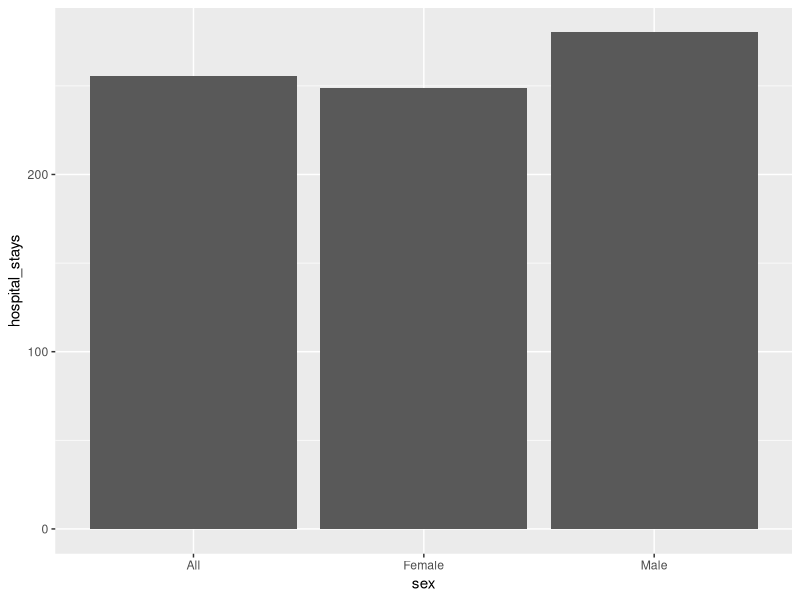
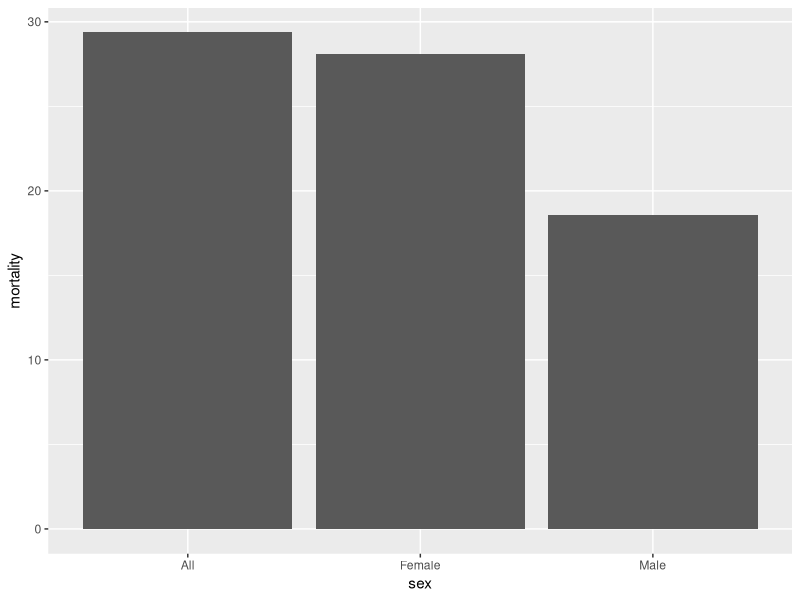
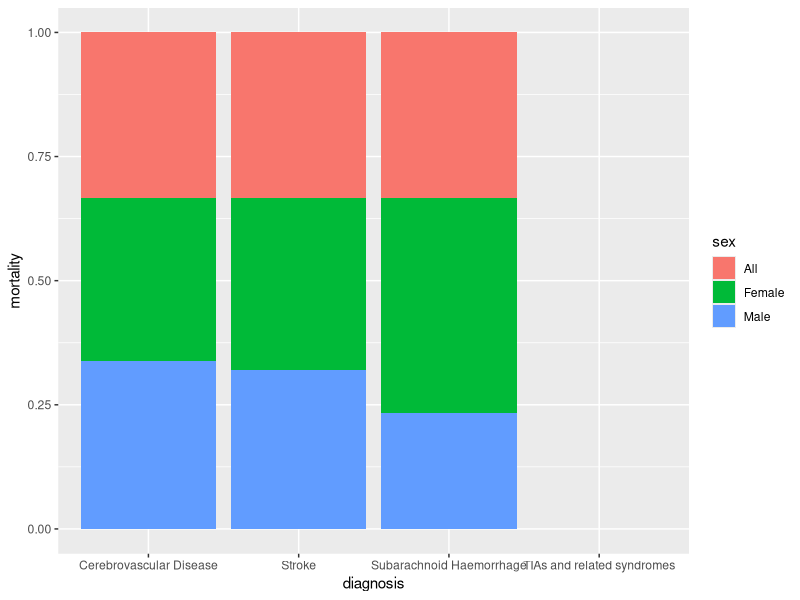
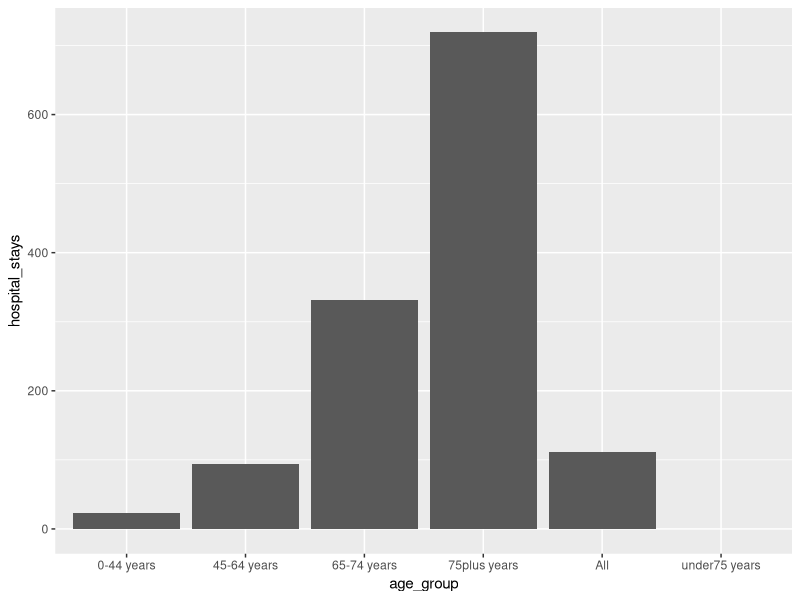
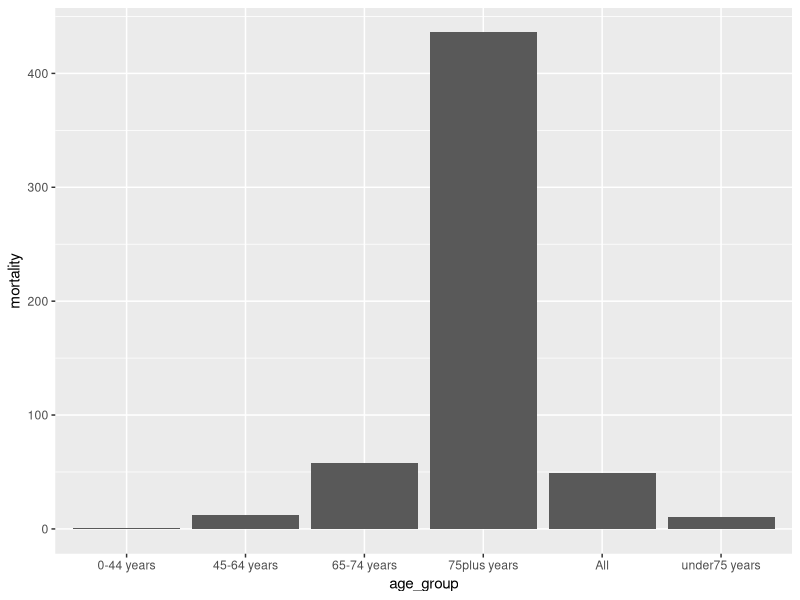
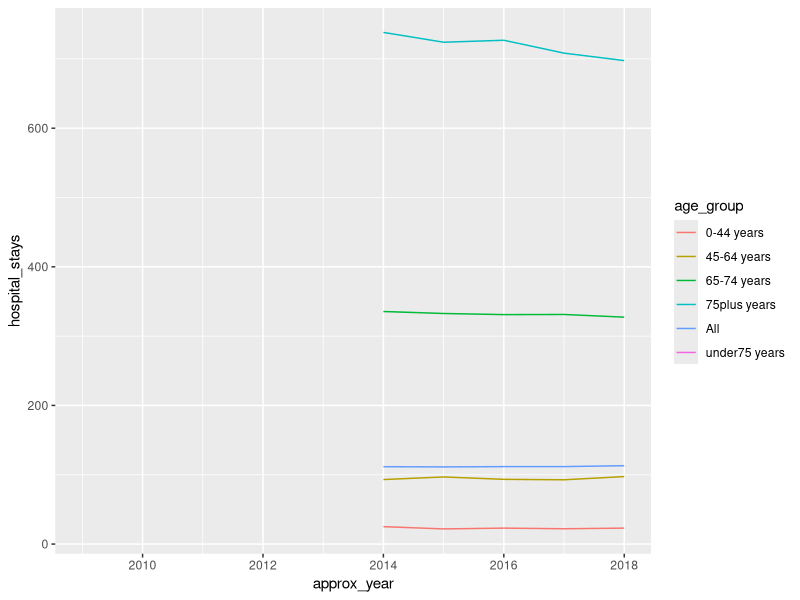
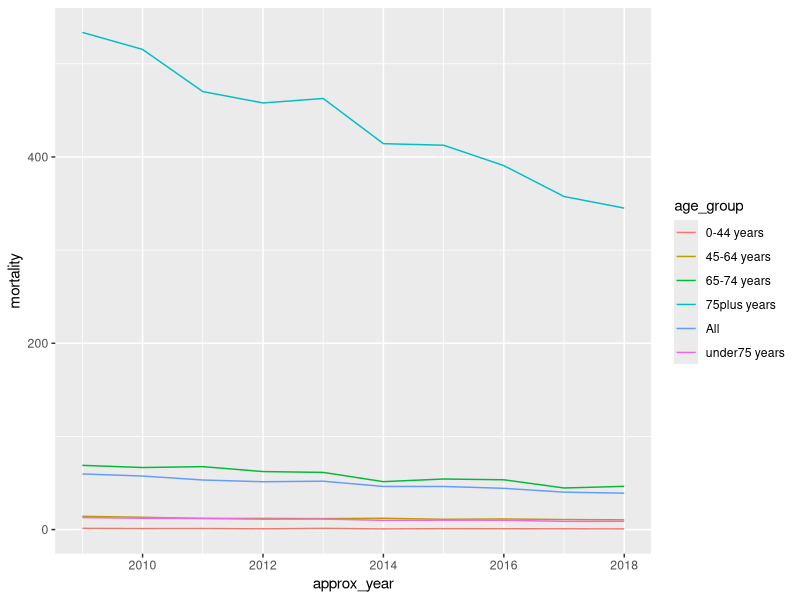
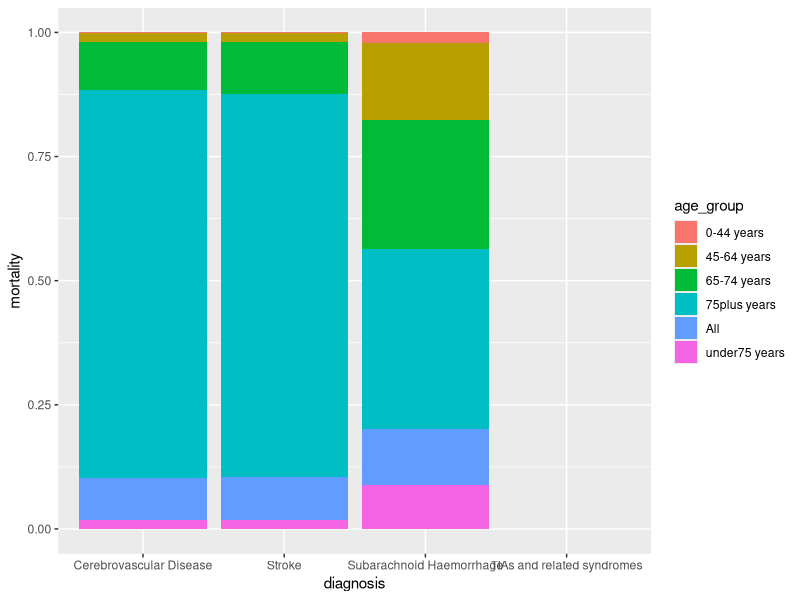

Source code (R) for these figures, in order:
## ---- chunk 1
library(tidyverse)
## ---- chunk 2
council_strokesbyca <- read_csv("../../data/clean_data/strokes_byca.csv",
                                col_types = cols(hospitalstays = col_double(),
                                            crude_rate_stays = col_double()))
healthboard_strokesbyhb <- read_csv("../../data/clean_data/strokes_byhb.csv",
                                col_types = cols(hospitalstays = col_double(),
                                            crude_rate_stays = col_double()))
## ---- chunk 3
council_strokesbyca %>% 
  group_by(sex) %>% 
  summarise(hospital_stays = mean(crude_rate_stays, na.rm = TRUE)) %>% 
  ggplot() +
  aes(x = sex, y = hospital_stays) +
  geom_col()
## ---- chunk 4
council_strokesbyca %>% 
  group_by(sex) %>% 
  summarise(mortality = mean(crude_rate_mortality, na.rm = TRUE)) %>% 
  ggplot() +
  aes(x = sex, y = mortality) +
  geom_col()
## ---- chunk 5
council_strokesbyca %>% 
  group_by(sex, diagnosis) %>%
  summarise(mortality = mean(easr_mortality, na.rm = TRUE)) %>% 
  ggplot() +
    aes(x = diagnosis, y = mortality, group = sex, fill = sex) +
  geom_col(position = "fill")
## ---- chunk 6
council_strokesbyca %>% 
  group_by(age_group) %>% 
  summarise(hospital_stays = mean(crude_rate_stays, na.rm = TRUE)) %>% 
  ggplot() +
  aes(x = age_group, y = hospital_stays) +
  geom_col()
## ---- chunk 7
council_strokesbyca %>% 
  group_by(age_group) %>% 
  summarise(mortality = mean(easr_mortality, na.rm = TRUE)) %>% 
  ggplot() +
  aes(x = age_group, y = mortality) +
  geom_col()
## ---- chunk 8
council_strokesbyca %>% 
  group_by(age_group, approx_year) %>% 
  summarise(hospital_stays = mean(crude_rate_stays, na.rm = TRUE)) %>% 
  ggplot() +
  aes(x = approx_year, y = hospital_stays, group = age_group, col = age_group) +
  geom_line()
## ---- chunk 9
council_strokesbyca %>% 
  group_by(age_group, approx_year) %>% 
  summarise(mortality = mean(easr_mortality, na.rm = TRUE)) %>% 
  ggplot() +
  aes(x = approx_year, y = mortality, group = age_group, col = age_group) +
  geom_line()
## ---- chunk 10
council_strokesbyca %>% 
  group_by(age_group, diagnosis) %>%
  summarise(mortality = mean(easr_mortality, na.rm = TRUE)) %>% 
  ggplot() +
    aes(x = diagnosis, y = mortality, group = age_group, fill = age_group) +
  geom_col(position = "fill")
## ---- chunk 11
council_strokesbyca %>% 
  group_by(age_group, diagnosis) %>%
  summarise(mortality = mean(easr_mortality, na.rm = TRUE)) %>% 
  ggplot() +
    aes(x = age_group, y = mortality, group = diagnosis, fill = diagnosis) +
  geom_col(position = "fill") +
  theme(axis.text.x = element_text(angle = 90, vjust = 0.5, hjust=1)) +
  labs(
    title = "Proportion of diagnoses by age group"
  )
## ---- chunk 12
council_strokesbyca %>% 
  filter(diagnosis == "Subarachnoid Haemorrhage") %>% 
  group_by(age_group, approx_year) %>% 
  summarise(mortality = mean(easr_mortality, na.rm = TRUE)) %>% 
  ggplot() +
  aes(x = approx_year, y = mortality, group = age_group, col = age_group) +
  geom_line()
## ---- chunk 13
council_strokesbyca %>% 
  filter(age_group != "All" & age_group != "under75 years") %>% 
  group_by(age_group, approx_year, diagnosis) %>% 
  summarise(mortality = mean(easr_mortality, na.rm = TRUE)) %>% 
  ggplot() +
  aes(x = approx_year, y = mortality, group = diagnosis, col = diagnosis) +
  geom_line() +
  facet_wrap(~age_group)
## ---- chunk 14
council_strokesbyca %>% 
  group_by(age_group, sex) %>% 
  summarise(stays = mean(crude_rate_stays, na.rm = TRUE)) %>% 
  ggplot() +
  aes(x = age_group, y = stays, group = sex, fill = sex) +
  geom_col(position = "dodge")
## ---- chunk 15
council_strokesbyca %>% 
  group_by(age_group, sex) %>% 
  summarise(mortality = mean(easr_mortality, na.rm = TRUE)) %>% 
  ggplot() +
  aes(x = age_group, y = mortality, group = sex, fill = sex) +
  geom_col(position = "dodge")
## ---- chunk 16
council_strokesbyca %>% 
  group_by(age_group, sex) %>% 
  summarise(mortality = mean(crude_rate_mortality, na.rm = TRUE)) %>% 
  ggplot() +
  aes(x = age_group, y = mortality, group = sex, fill = sex) +
  geom_col(position = "dodge")
## ---- chunk 17
healthboard_strokesbyhb %>% 
  group_by(healthboard_area_named) %>% 
  summarise(hospital_stays = mean(crude_rate_stays, na.rm = TRUE)) %>% 
  ggplot() +
  aes(x = reorder(healthboard_area_named, -hospital_stays), y = hospital_stays) +
  geom_col() +
  theme(axis.text.x = element_text(angle = 90, vjust = 0.5, hjust=1))
## ---- chunk 18
healthboard_strokesbyhb %>% 
  group_by(healthboard_area_named) %>% 
  summarise(mortality = mean(easr_mortality, na.rm = TRUE)) %>% 
  ggplot() +
  aes(x = reorder(healthboard_area_named, -mortality), y = mortality) +
  geom_col() +
  theme(axis.text.x = element_text(angle = 90, vjust = 0.5, hjust=1))
## ---- chunk 19
council_strokesbyca %>% 
  group_by(council_area_named) %>% 
  summarise(hospital_stays = mean(crude_rate_stays, na.rm = TRUE)) %>% 
  ggplot() +
  aes(x = reorder(council_area_named, -hospital_stays), y = hospital_stays) +
  geom_col() +
  theme(axis.text.x = element_text(angle = 90, vjust = 0.5, hjust=1))
## ---- chunk 20
council_strokesbyca %>% 
  group_by(council_area_named) %>% 
  summarise(mortality = mean(easr_mortality, na.rm = TRUE)) %>% 
  ggplot() +
  aes(x = reorder(council_area_named, -mortality), y = mortality) +
  geom_col() +
  theme(axis.text.x = element_text(angle = 90, vjust = 0.5, hjust=1))
## ---- chunk 21
high_mortality_council <- council_strokesbyca %>% 
  group_by(council_area_named) %>% 
  summarise(mortality = mean(easr_mortality, na.rm = TRUE)) %>% 
  slice_max(mortality, n = 10) %>% 
  pull(council_area_named)

low_mortality_council <- council_strokesbyca %>% 
  group_by(council_area_named) %>% 
  summarise(mortality = mean(easr_mortality, na.rm = TRUE)) %>% 
  slice_min(mortality, n = 10) %>% 
  pull(council_area_named)
## ---- chunk 22
council_strokesbyca %>% 
  filter(council_area_named %in% high_mortality_council |
           council_area_named %in% low_mortality_council) %>% 
  mutate(high_low = if_else(
    council_area_named %in% high_mortality_council, "high", "low"
  )) %>% 
  group_by(high_low, approx_year) %>% 
  summarise(mortality = mean(easr_mortality, na.rm = TRUE)) %>% 
  ggplot() +
  aes(x = approx_year, y = mortality, group = high_low, col = high_low) +
  geom_line()
## ---- chunk 23
high_mortality_council_2018 <- council_strokesbyca %>% 
  filter(approx_year == 2018) %>% 
  group_by(council_area_named) %>% 
  summarise(mortality = mean(easr_mortality, na.rm = TRUE)) %>% 
  slice_max(mortality, n = 10) %>% 
  pull(council_area_named)

low_mortality_council_2018 <- council_strokesbyca %>%  
  filter(approx_year == 2018) %>% 
  group_by(council_area_named) %>% 
  summarise(mortality = mean(easr_mortality, na.rm = TRUE)) %>% 
  slice_min(mortality, n = 10) %>% 
  pull(council_area_named)
## ---- chunk 24
council_strokesbyca %>% 
  filter(council_area_named %in% high_mortality_council_2018 |
           council_area_named %in% low_mortality_council_2018) %>% 
  mutate(high_low = if_else(
    council_area_named %in% high_mortality_council, "high", "low"
  )) %>% 
  group_by(high_low, approx_year) %>% 
  summarise(mortality = mean(easr_mortality, na.rm = TRUE)) %>% 
  ggplot() +
  aes(x = approx_year, y = mortality, group = high_low, col = high_low) +
  geom_line() +
  labs(
    title = "Adjusted mortality rates by council",
    subtitle = "Mortality rates for the 10 highest and lowest adjusted mortality rates from stroke in 2018"
  )
